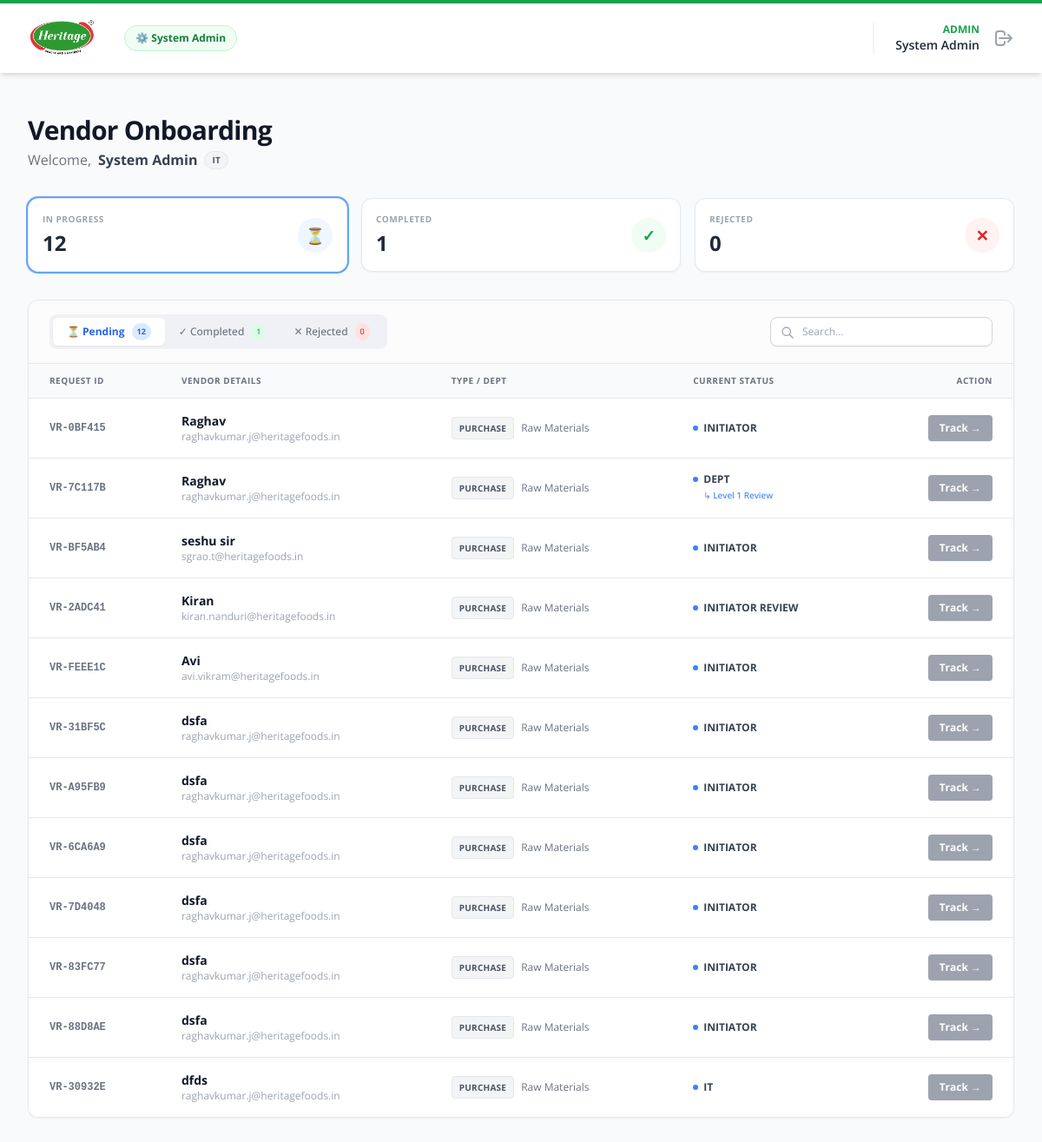
Page /dashboard (signed in) on the earlier database version.
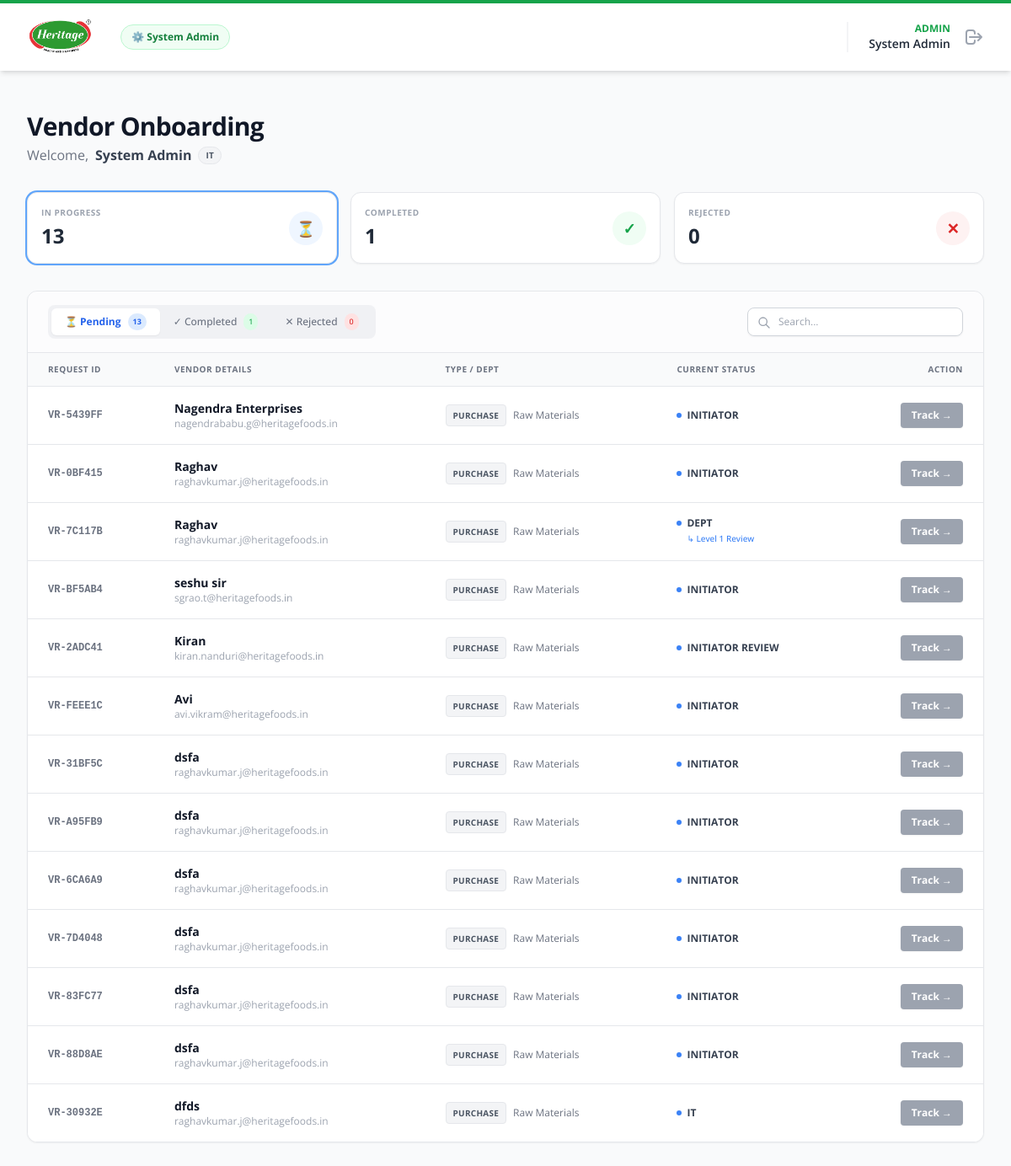
Same page on the later database version.
### app/models.py (models this page shows, shortened)
class VendorRequest(db.Model):
    id = db.Column(db.Integer, primary_key=True)
    request_id = db.Column(db.String(20), unique=True, nullable=False)
    token = db.Column(db.String(100), unique=True, nullable=False)
    created_at = db.Column(db.DateTime, default=datetime.utcnow)
    status = db.Column(db.String(20), default='DRAFT')
    current_dept_flow = db.Column(db.String(20))
    current_step_number = db.Column(db.Integer, default=1)
    finance_stage = db.Column(db.String(20))
    initiator_id = db.Column(db.Integer, db.ForeignKey('user.id'))
    initiator_dept = db.Column(db.String(50))
    vendor_type = db.Column(db.String(50))
    title = db.Column(db.String(10))
    vendor_name_basic = db.Column(db.String(100))
    trade_name = db.Column(db.String(100))
    constitution = db.Column(db.String(50))
    cin_number = db.Column(db.String(21))
    contact_person_name = db.Column(db.String(100))
    contact_person_designation = db.Column(db.String(50))
    mobile_number = db.Column(db.String(15))
    mobile_number_2 = db.Column(db.String(15))
    landline_number = db.Column(db.String(15))
    vendor_email = db.Column(db.String(100))
    product_service_description = db.Column(db.Text)
    street = db.Column(db.String(100))
    street_2 = db.Column(db.String(100))
    street_3 = db.Column(db.String(100))
    street_4 = db.Column(db.String(100))
    city = db.Column(db.String(50))
    state = db.Column(db.String(50))
    postal_code = db.Column(db.String(10))
    region_code = db.Column(db.String(10))
    gst_registered = db.Column(db.String(5))
    gst_number = db.Column(db.String(15))
    gst_file_path = db.Column(db.String(200))
    pan_number = db.Column(db.String(10))
    pan_file_path = db.Column(db.String(200))
    msme_registered = db.Column(db.String(5))
    msme_type = db.Column(db.String(50))
    msme_number = db.Column(db.String(50))
    msme_file_path = db.Column(db.String(200))
    bank_name = db.Column(db.String(100))
    bank_account_holder_name = db.Column(db.String(100))
    bank_account_no = db.Column(db.String(50))
    bank_ifsc = db.Column(db.String(20))
    bank_proof_file_path = db.Column(db.String(200))
    payment_terms = db.Column(db.String(50))
    incoterms = db.Column(db.String(50))
    account_group = db.Column(db.String(50))
    purchase_org = db.Column(db.String(50))
    gl_account = db.Column(db.String(50))
    house_bank = db.Column(db.String(50))
    sap_id = db.Column(db.String(20))
    last_query = db.Column(db.Text)
    tax_details = db.relationship('VendorTaxDetail', backref='vendor_request', lazy=True, cascade="all, delete-orphan")

### app/blueprints/main.py (the view)
@main_bp.route('/dashboard')
@login_required
def dashboard():
    if current_user.role == 'admin':
        all_reqs = VendorRequest.query.order_by(VendorRequest.created_at.desc()).all()
    elif current_user.role == 'initiator':
        all_reqs = VendorRequest.query.filter_by(initiator_id=current_user.id).order_by(VendorRequest.created_at.desc()).all()
    else:
        if current_user.department in ['Finance', 'IT', 'HR']:
            all_reqs = VendorRequest.query.order_by(VendorRequest.created_at.desc()).all()
        else:
            all_reqs = VendorRequest.query.filter_by(initiator_dept=current_user.department).order_by(VendorRequest.created_at.desc()).all()
    pending_items = []
    for r in all_reqs:
        r.pending_action = False
        if r.status in ['DRAFT', 'REJECTED', 'COMPLETED']:
            continue
        pending_email, stage_name = get_next_approver_email(r)
        if pending_email and current_user.email:
            if pending_email.strip().lower() == current_user.email.strip().lower():
                r.pending_action = True
                pending_items.append(r)
    stats = {
        'total': len(all_reqs),
        'action_required': len(pending_items),
        'completed': sum(1 for r in all_reqs if r.status == 'COMPLETED'),
        'rejected': sum(1 for r in all_reqs if r.status == 'REJECTED'),
        'in_process': sum(1 for r in all_reqs if r.status not in ['DRAFT', 'COMPLETED', 'REJECTED']),
        'stuck_dept': sum(1 for r in all_reqs if r.current_dept_flow == 'DEPT' and r.status == 'PENDING_APPROVAL'),
        'stuck_finance': sum(1 for r in all_reqs if r.current_dept_flow == 'FINANCE' and r.status == 'PENDING_APPROVAL'),
        'stuck_it': sum(1 for r in all_reqs if r.current_dept_flow == 'IT' and r.status == 'PENDING_APPROVAL'),
    }
    dept_categories = []
    if current_user.department:
        rules = CategoryRouting.query.filter_by(department=current_user.department).all()
        dept_categories = sorted(list(set([r.category_name for r in rules])))
        if not dept_categories: dept_categories = ["General Goods", "Services"]
    return render_template('main/dashboard.html',
                           requests=all_reqs,
                           stats=stats,
                           dept_categories=dept_categories)

### app/templates/main/dashboard.html (shortened to what the changed rows need)
{% extends "base.html" %}
{% block content %}
<div class="max-w-7xl mx-auto pb-12" x-data="{
    activeTab: '{{ 'process' if current_user.role == 'admin' else ('tasks' if stats.action_required > 0 else 'process') }}',
    searchQuery: ''
}">
    <div class="flex flex-col md:flex-row justify-between items-end mb-8 gap-4">
        <div>
            <h1 class="text-3xl font-bold text-gray-900 tracking-tight">Vendor Onboarding</h1>
        </div>
    </div>
    <div class="grid grid-cols-1 {{ 'md:grid-cols-3' if current_user.role == 'admin' else 'md:grid-cols-4' }} gap-4 mb-8">
        <div class="bg-white p-4 rounded-xl border border-gray-200 shadow-sm flex items-center justify-between group hover:border-blue-300 transition cursor-pointer"
             @click="activeTab = 'process'" :class="activeTab === 'process' ? 'ring-2 ring-blue-400' : ''">
            <div>
                <p class="text-[10px] font-bold text-gray-400 uppercase tracking-wider">In Progress</p>
                <h3 class="text-2xl font-bold text-gray-800 mt-1">{{ stats.in_process }}</h3>
            </div>
        </div>
    </div>
    <div class="bg-white rounded-xl shadow-sm border border-gray-200 overflow-hidden min-h-[500px]">
        <div class="px-6 py-4 border-b border-gray-200 flex flex-col md:flex-row justify-between items-center gap-4 bg-gray-50/50">
            <div class="flex bg-gray-200/50 p-1 rounded-lg overflow-x-auto max-w-full">
                <button @click="activeTab = 'process'"
                        :class="activeTab === 'process' ? 'bg-white text-blue-600 shadow-sm font-bold' : 'text-gray-500 font-medium hover:text-gray-700'"
                        class="px-4 py-1.5 text-xs rounded-md transition-all duration-200 flex items-center gap-2 whitespace-nowrap">
                    <span>⏳ Pending</span>
                    <span class="bg-blue-100 text-blue-600 px-1.5 py-0.5 rounded-full text-[9px]">{{ stats.in_process }}</span>
                </button>
            </div>
        </div>
        <div class="overflow-x-auto">
            <table class="min-w-full divide-y divide-gray-200">
                <thead class="bg-gray-50">
                    <tr>
                        <th class="px-6 py-3 text-left text-[10px] font-bold text-gray-500 uppercase tracking-wider">Request ID</th>
                        <th class="px-6 py-3 text-left text-[10px] font-bold text-gray-500 uppercase tracking-wider">Vendor Details</th>
                        <th class="px-6 py-3 text-left text-[10px] font-bold text-gray-500 uppercase tracking-wider">Type / Dept</th>
                        <th class="px-6 py-3 text-left text-[10px] font-bold text-gray-500 uppercase tracking-wider">Current Status</th>
                        <th class="px-6 py-3 text-right text-[10px] font-bold text-gray-500 uppercase tracking-wider">Action</th>
                    </tr>
                </thead>
                <tbody class="bg-white divide-y divide-gray-200 text-sm">
                    {% for req in requests %}
                    <tr x-show="(
                            (activeTab === 'tasks' && '{{ req.pending_action }}' === 'True') ||
                            (activeTab === 'process' && '{{ req.status }}' !== 'COMPLETED' && '{{ req.status }}' !== 'REJECTED' && '{{ req.status }}' !== 'DRAFT') ||
                            (activeTab === 'completed' && '{{ req.status }}' === 'COMPLETED') ||
                            (activeTab === 'rejected' && '{{ req.status }}' === 'REJECTED')
                        ) && (
                            '{{ req.request_id }}'.toLowerCase().includes(searchQuery.toLowerCase()) ||
                            '{{ req.vendor_name_basic }}'.toLowerCase().includes(searchQuery.toLowerCase()) ||
                            '{{ req.status }}'.toLowerCase().includes(searchQuery.toLowerCase())
                        )"
                        class="hover:bg-gray-50 transition group {{ 'bg-orange-50/30' if req.pending_action else '' }}">
                        <td class="px-6 py-4 whitespace-nowrap font-mono text-xs font-bold text-gray-500">
                            {{ req.request_id }}
                        </td>
                        <td class="px-6 py-4 whitespace-nowrap">
                            <div class="text-sm font-bold text-gray-900 group-hover:text-green-700 transition">{{ req.vendor_name_basic }}</div>
                            <div class="text-xs text-gray-400">{{ req.vendor_email }}</div>
                        </td>
                        <td class="px-6 py-4 whitespace-nowrap">
                            <div class="flex items-center gap-2">
                                <span class="bg-gray-100 text-gray-600 text-[10px] px-2 py-0.5 rounded border border-gray-200 font-bold uppercase tracking-wide">
                                    {{ req.initiator_dept }}
                                </span>
                                <span class="text-xs text-gray-500">{{ req.vendor_type }}</span>
                            </div>
                        </td>
                        <td class="px-6 py-4 whitespace-nowrap">
                            {% if req.status == 'COMPLETED' %}
                                <span class="inline-flex items-center px-2.5 py-0.5 rounded-full text-xs font-bold bg-green-100 text-green-800 border border-green-200">
                                    <span class="w-1.5 h-1.5 bg-green-500 rounded-full mr-1.5"></span>
                                    Active / Completed
                                </span>
                            {% elif req.status == 'REJECTED' %}
                                <span class="inline-flex items-center px-2.5 py-0.5 rounded-full text-xs font-bold bg-red-100 text-red-800 border border-red-200">
                                    Rejected
                                </span>
                            {% else %}
                                <div class="flex flex-col">
                                    <span class="text-xs font-bold text-gray-700 flex items-center gap-1.5">
                                        <span class="w-1.5 h-1.5 bg-blue-500 rounded-full animate-pulse"></span>
                                        {{ req.current_dept_flow.replace('_', ' ') }}
                                    </span>
                                    {% if req.current_dept_flow == 'FINANCE' %}
                                        <span class="text-[10px] text-blue-500 font-medium pl-3">↳ {{ req.finance_stage.replace('_', ' ') }}</span>
                                    {% elif req.current_dept_flow == 'DEPT' %}
                                        <span class="text-[10px] text-blue-500 font-medium pl-3">↳ Level {{ req.current_step_number }} Review</span>
                                    {% endif %}
                                </div>
                            {% endif %}
                        </td>
                        <td class="px-6 py-4 whitespace-nowrap text-right">
                            <a href="{{ url_for('main.review_request', req_id=req.id) }}"
                               class="inline-flex items-center px-3 py-1.5 border border-transparent text-xs font-bold rounded shadow-sm text-white
                               {{ 'bg-green-600 hover:bg-green-700' if req.pending_action else 'bg-gray-400 hover:bg-gray-500' }} transition">
                                {{ 'Review' if req.pending_action else 'Track' }} &rarr;
                            </a>
                        </td>
                    </tr>
                    {% endfor %}
                </tbody>
            </table>
        </div>
    </div>
</div>
{% endblock %}

Differences in the rows shown:
added VendorRequest: request_id "VR-5439FF", vendor_name_basic "Nagendra Enterprises", vendor_email "nagendrababu.g@heritagefoods.in", initiator_dept "PURCHASE", vendor_type "Raw Materials", current_dept_flow.replace "INITIATOR", pending_action "Track"
Other differences:
{{ stats.in_process }}: "12" → "13"
